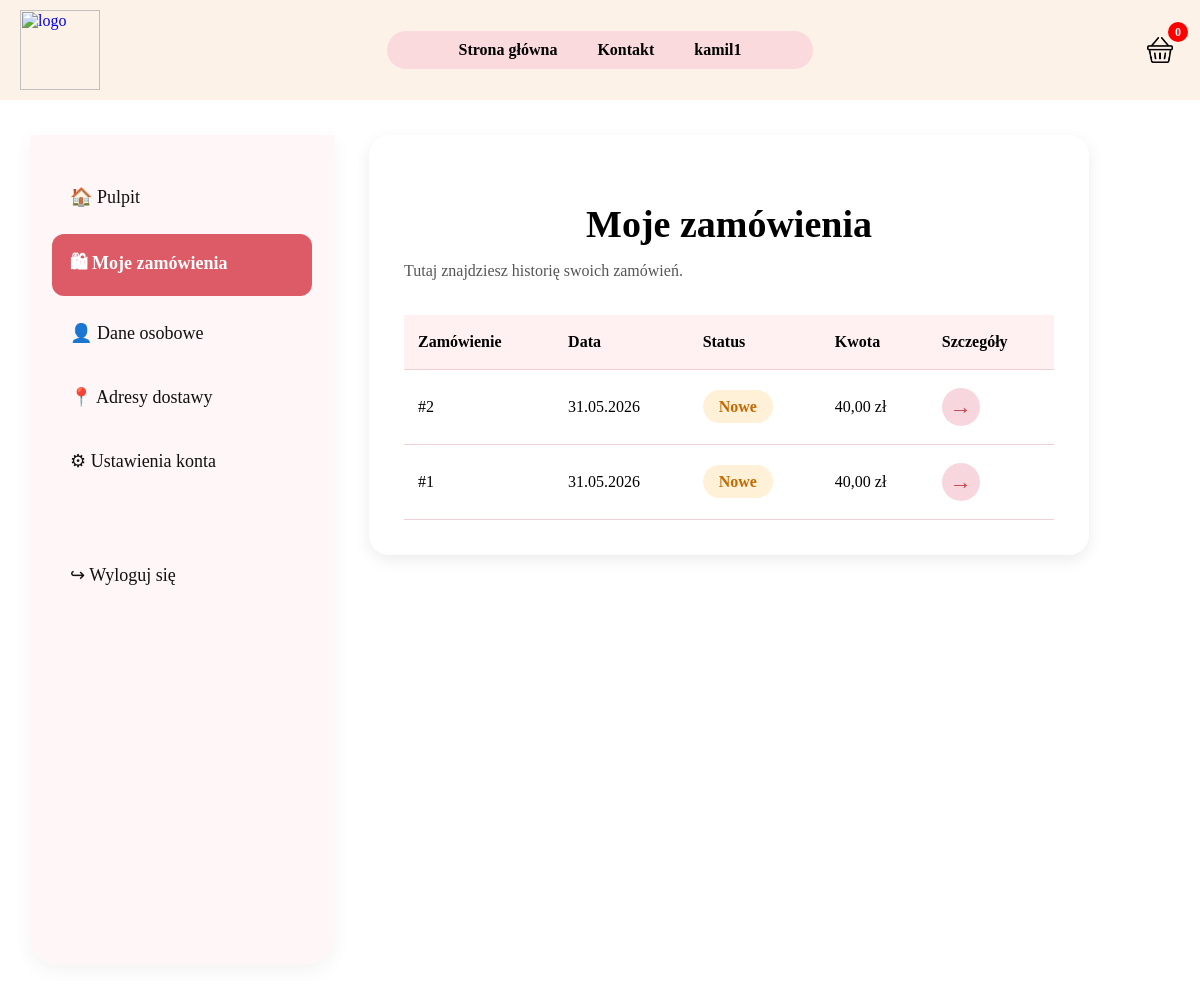
/panel/zamowienia/ (signed in), run on an earlier commit of the app's database.
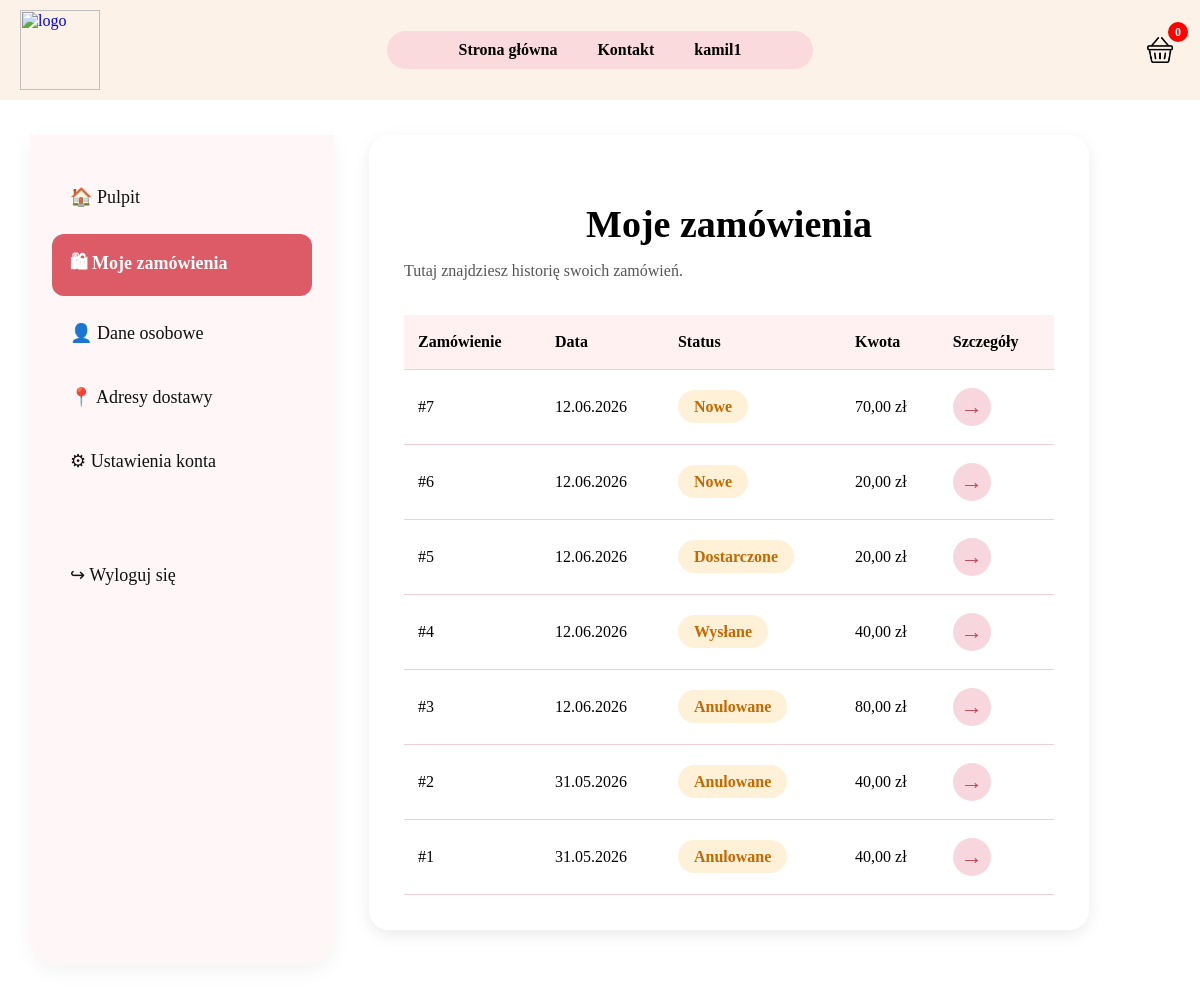
And on a later commit of the database.
### SklepApp/models.py (models this page shows, shortened)
class Order(models.Model):
    user = models.ForeignKey(User, on_delete=models.CASCADE, null=True, blank=True)
    created_at = models.DateTimeField(auto_now_add=True)
    total = models.DecimalField(max_digits=10, decimal_places=2)
    status = models.CharField(max_length=30, choices=STATUS_CHOICES, default="Nowe")
    payment_method = models.CharField(max_length=30, choices=PAYMENT_CHOICES, default="Przelew")
    full_name = models.CharField(max_length=100, blank=True)
    phone = models.CharField(max_length=20, blank=True)
    street = models.CharField(max_length=150, blank=True)
    postal_code = models.CharField(max_length=10, blank=True)
    city = models.CharField(max_length=100, blank=True)

### SklepApp/views.py (the view)
# urls.py: path('panel/zamowienia/', views.user_orders_view, name='user_orders'),
@login_required
def user_orders_view(request):
    orders = Order.objects.filter(user=request.user).order_by("-created_at")
    return render(request, 'user_orders.html', {
        'orders': orders,
        'cart_count': get_cart_count(request)
    })

### SklepApp/views.py (called while the page is built)
def get_cart_count(request):
    cart = request.session.get('cart', {})
    if isinstance(cart, dict):
        return sum(cart.values())
    return len(cart)

### Templates/user_orders.html (shortened to what this page needs)
{% load static %}
<html lang="pl">
<head>
    <link rel="stylesheet" href="{% static 'style.css' %}">
</head>
<body>
<header class="header">
    <div class="logo">
        <a href="{% url 'home' %}">
            <img src="{% static 'grafika/logo.png' %}" alt="logo">
        </a>
    </div>
    <nav class="menu">
        <a href="{% url 'home' %}">Strona główna</a>
        <a href="{% url 'kontakt' %}">Kontakt</a>
        <a href="{% url 'panel' %}">{{ user.username }}</a>
    </nav>
    <div class="koszyk">
        <a href="{% url 'cart' %}">
            <img src="{% static 'grafika/cart.png' %}" alt="koszyk">
            <span id="cart-count">{{ cart_count }}</span>
        </a>
    </div>
</header>
<main class="dashboard">
    <aside class="dashboard-sidebar">
        <a class="side-link" href="{% url 'panel' %}">🏠 Pulpit</a>
        <a class="side-link active" href="{% url 'user_orders' %}">🛍 Moje zamówienia</a>
        <a class="side-link" href="{% url 'user_data' %}">👤 Dane osobowe</a>
        <a class="side-link" href="{% url 'user_addresses' %}">📍 Adresy dostawy</a>
        <a class="side-link" href="{% url 'user_settings' %}">⚙ Ustawienia konta</a>
        <a class="side-link logout" href="{% url 'logout' %}">↪ Wyloguj się</a>
    </aside>
    <section class="dashboard-content">
    <div class="profile-edit-box orders-box">
        <h1>Moje zamówienia</h1>
        <p>Tutaj znajdziesz historię swoich zamówień.</p>
        {% if orders %}
            <table class="orders-table">
                <thead>
                    <tr>
                        <th>Zamówienie</th>
                        <th>Data</th>
                        <th>Status</th>
                        <th>Kwota</th>
                        <th>Szczegóły</th>
                    </tr>
                </thead>
                <tbody>
                    {% for order in orders %}
                        <tr>
                            <td>#{{ order.id }}</td>
                            <td>{{ order.created_at|date:"d.m.Y" }}</td>
                            <td>
                                <span class="status orange">{{ order.status }}</span>
                            </td>
                            <td>{{ order.total }} zł</td>
                            <td>
                                <a href="{% url 'order_detail' order.id %}" class="order-arrow">
                                    →
                                </a>
                            </td>
                        </tr>
                    {% endfor %}
                </tbody>
            </table>
        {% else %}
            <div class="empty-panel-box">
                <h2>Brak zamówień</h2>
                <p>Nie masz jeszcze żadnych zamówień.</p>
                <a href="{% url 'home' %}">Przejdź do sklepu</a>
            </div>
        {% endif %}
    </div>
    </section>
</main>
</body>
</html>

### static/style.css (style rules this page uses)
h1 { font-family: 'Brush Script MT', cursive; text-align: center; }
.header { display: flex; align-items: center; justify-content: space-between; padding: 10px 20px; position: sticky; top: 0; z-index: 100; background-color: rgb(253, 242, 232); }
.logo { flex: 1; display: flex; justify-content: flex-start; }
.logo img { width: 80px; height: auto; }
.menu { flex: 1; display: flex; justify-content: center; background-color: rgb(250, 218, 221); border-radius: 20px; padding: 10px 30px; gap: 40px; transition: transform 0.2s ease; }
.menu a { text-decoration: none; color: black; font-weight: bold; }
.koszyk { flex: 1; display: flex; justify-content: flex-end; }
.koszyk img { width: 40px; height: auto; }
body { margin: 0; padding: 0; }
.koszyk { position: relative; }
#cart-count { position: absolute; top: -8px; right: -8px; background: red; color: white; border-radius: 50%; min-width: 20px; height: 20px; text-align: center; line-height: 20px; font-size: 12px; font-weight: bold; }
.dashboard { display: flex; gap: 35px; max-width: 1450px; margin: 35px auto; padding: 0 30px; }
.dashboard-sidebar { width: 260px; min-height: 760px; background: #fff7f7; border-radius: 0 0 28px 28px; padding: 35px 22px; box-shadow: 0 6px 20px rgba(0,0,0,0.05); }
.side-link { display: flex; align-items: center; gap: 12px; padding: 16px 18px; color: #111; text-decoration: none; border-radius: 12px; font-size: 18px; margin-bottom: 10px; }
.side-link.active { background: #dc5b66; color: white; font-weight: bold; }
.side-link.logout { margin-top: 60px; }
.dashboard-content { flex: 1; }
.orders-box, .profile-box, .newsletter-box { background: white; border-radius: 18px; padding: 28px; box-shadow: 0 5px 16px rgba(0,0,0,0.08); }
.orders-box table { width: 100%; border-collapse: collapse; font-size: 16px; }
.orders-box th, .orders-box td { padding: 16px 12px; border-bottom: 1px solid #efd5da; text-align: left; }
.orders-box thead { background: #fff1f2; }
.status { padding: 7px 15px; border-radius: 20px; font-weight: bold; }
.status.orange { background: #fff0d9; color: #c46b00; }
.profile-edit-box { background: white; border-radius: 20px; padding: 35px; box-shadow: 0 5px 16px rgba(0,0,0,0.08); max-width: 650px; }
.profile-edit-box h1 { font-size: 38px; margin-bottom: 8px; }
.profile-edit-box p { margin-bottom: 30px; color: #555; }
.orders-box { width: 760px; }
.orders-table { width: 100%; border-collapse: collapse; margin-top: 35px; font-size: 18px; }
.orders-table thead { background: #fff0f2; }
.orders-table th, .orders-table td { padding: 18px 14px; text-align: left; border-bottom: 1px solid #f0cfd5; }
.orders-table th { font-weight: bold; }
.order-arrow { display: inline-flex; justify-content: center; align-items: center; width: 38px; height: 38px; background: #f7d7dd; color: #c0444e; border-radius: 50%; text-decoration: none; font-size: 22px; font-weight: bold; }
.status.orange { background: #fff0d8; color: #c36a00; padding: 8px 16px; border-radius: 20px; font-weight: bold; }

What changed in the data, as far as the page shows it:
added Order: id "7", created_at "12.06.2026", status "Nowe", total "70,00"
added Order: id "6", created_at "12.06.2026", status "Nowe", total "20,00"
added Order: id "5", created_at "12.06.2026", status "Dostarczone", total "20,00"
added Order: id "4", created_at "12.06.2026", status "Wysłane", total "40,00"
added Order: id "3", created_at "12.06.2026", status "Anulowane", total "80,00"
changed Order id 2: status "Nowe" → "Anulowane"
changed Order id 1: status "Nowe" → "Anulowane"
